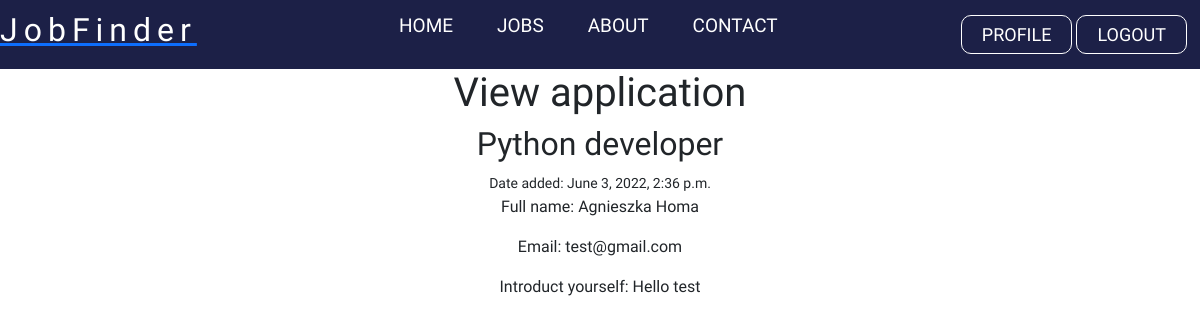
The app's page /application/22 (signed in) with its own data.
### backend/models.py (models this page shows, shortened)
class Application(models.Model):
    job = models.ForeignKey(Job, related_name='applications', on_delete=models.CASCADE, null=True)
    fullName = models.CharField(max_length=100, null=True, blank=True)
    email = models.EmailField()
    introduceYourself = models.TextField(null=True)
    file = models.FileField(null=True)
    created_at = models.DateTimeField(auto_now_add=True, null=True)
    created_by = models.ForeignKey(User, related_name='applications', on_delete=models.CASCADE, null=True)

class Job(models.Model):
    user = models.ForeignKey(User, related_name='useraccount', on_delete=models.CASCADE, null=True, blank=True, editable=False)
    title = models.CharField(max_length=200, null=True, blank=True)
    company = models.CharField(max_length=200, null=True, blank=True)
    jobType = models.CharField(choices=JOB_CHOICES, max_length = 50, null=True, blank=True)
    category = models.CharField(choices=CATEGORY_CHOICES, max_length = 50, null=True, blank=True)
    contractType = models.CharField(choices=CONTRACT_CHOICES, max_length = 50, null=True, blank=True)
    experience = models.CharField(choices=EXPERIENCE_CHOICES, max_length = 50, null=True, blank=True)
    description = RichTextField(blank=True, null=True)
    proglanguage =  models.CharField(max_length=200, null=True, blank=True)
    place = models.CharField(max_length=200, null=True, blank=True)
    salary = models.CharField(max_length=200, null=True, blank=True)
    published = models.DateTimeField(default=timezone.now)
    class Meta:
        ordering = ['-published']

### backend/views.py (the view)
# urls.py: path('application/<int:application_id>', views.see_applications, name='see_applications'),
@login_required
def see_applications(request, application_id):
    application = get_object_or_404(Application, pk=application_id, created_by=request.user)
    return render(request, 'backend/see_applications.html', {'application': application})

### templates/backend/see_applications.html (shortened to what this page needs)
{% block content %}
{% include 'navbar.html' %}
<center>
<h1>View application<h1>
    <h2 class="subtitle">{{ application.job.title }}</h2>
<small>Date added: {{ application.created_at }}</small>
<p>Full name: {{ application.fullName}}</p>
<p>Email: {{ application.email}}</p>
<p>Introduct yourself: {{ application.introduceYourself}}</p>
</center>
  <link href="https://cdn.jsdelivr.net/npm/bootstrap@5.2.0-beta1/dist/css/bootstrap.min.css" rel="stylesheet">
{% endblock %}

### static/styles/navbar.css (style rules this page uses)
* { margin: 0; padding: 0; font-family: 'Koulen', cursive; }
body { background-color: rgb(255, 255, 255); }

### records on screen
Application: job "Python developer", created_at "June 3, 2022, 2:36 p.m.", fullName "Agnieszka Homa", email "test@gmail.com", introduceYourself "Hello test"
